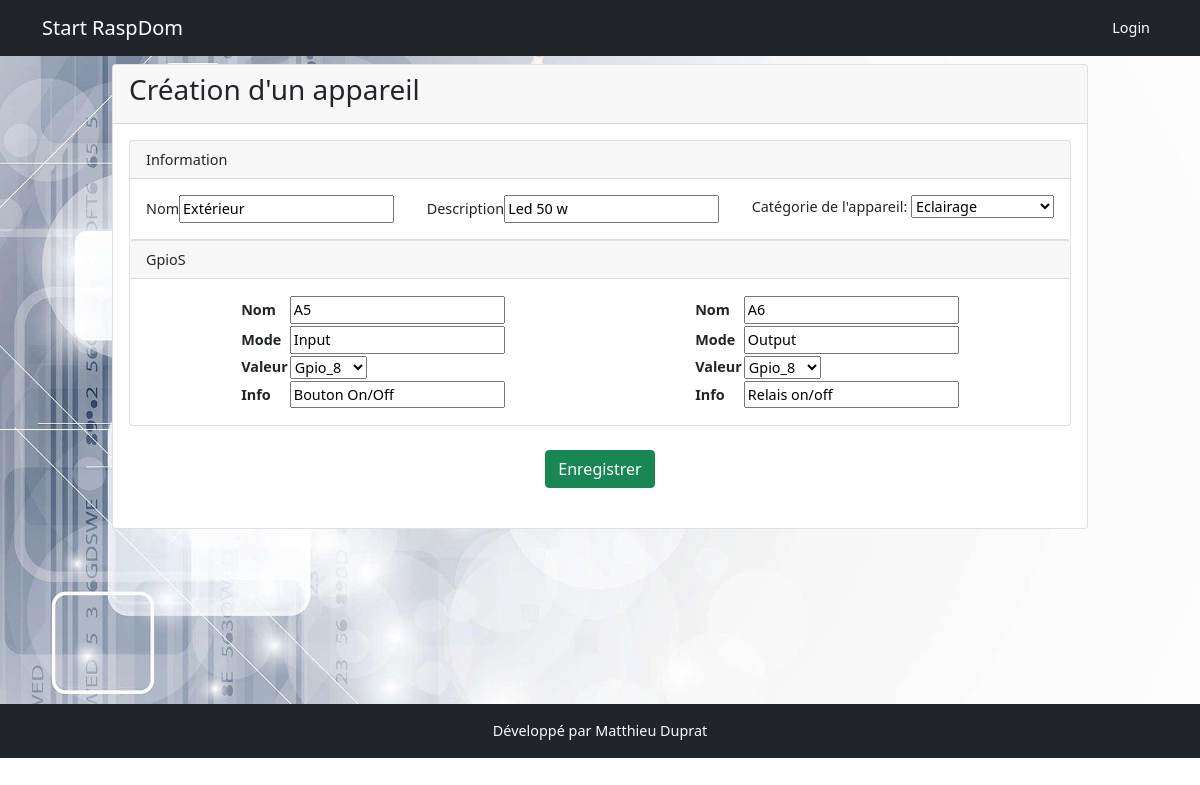
/appareil/4, run on an earlier commit of the app's database.
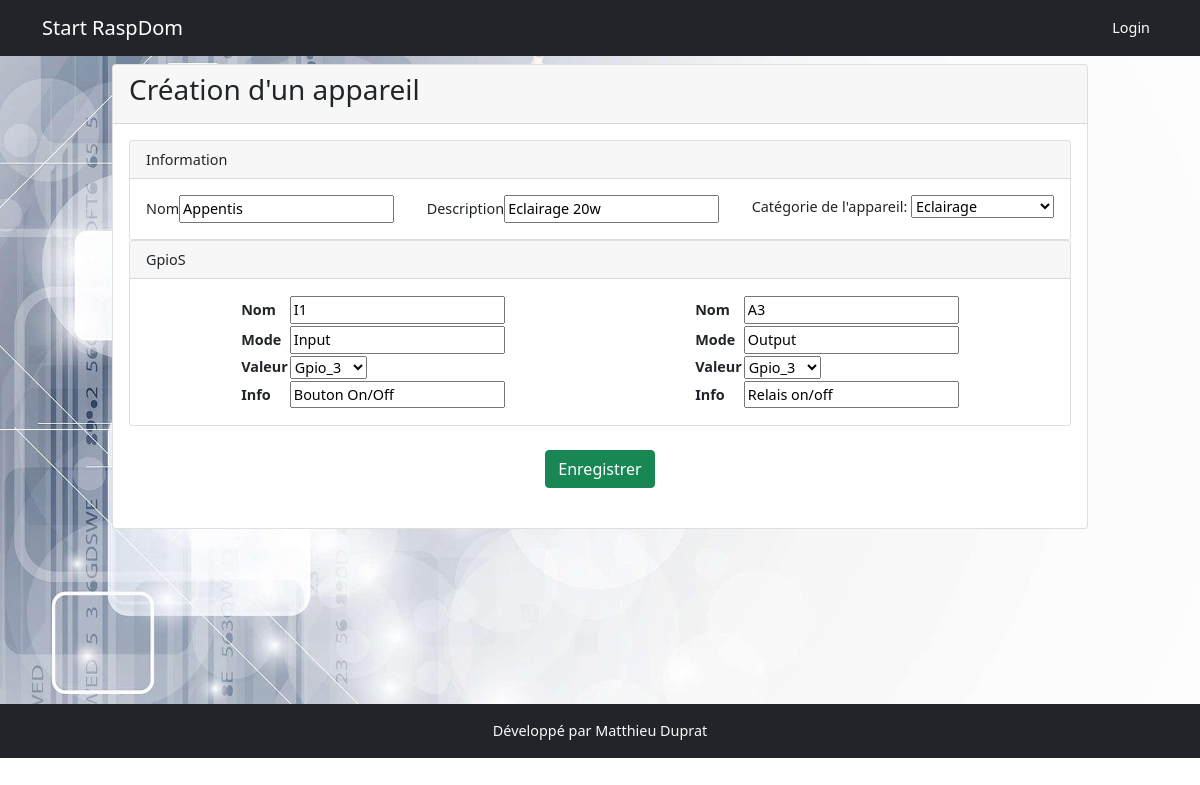
And on a later commit of the database.
### models.py (models this page shows, shortened)
class Appareil(db.Model):
    id = db.Column(db.Integer, primary_key=True)
    nom = db.Column(db.String(200))
    description = db.Column(db.String(200))
    categorieappareil = db.Column(db.String(200), nullable=True)
    sortie = db.Column(db.String(200), nullable=True)
    image = db.Column(db.String(200), nullable=True)
    gpios = db.relationship('Gpio', backref='appareil', lazy=True)
    order_gpio = db.Column(db.String(200))
    nbre_gpio = db.Column(db.Integer)
    programmations = db.relationship('Programmation', backref='appareil_programmation', lazy=True)
    mode_de_marche = db.relationship('ModeDeMarche', uselist=False,  backref='appareil_mode_de_marche', lazy=True)
    auto = db.relationship('Auto', uselist=False, backref='appareil_auto', lazy=True)
    sonde_id = db.Column(db.Integer, db.ForeignKey('sonde.id'))
    sonde = db.relationship('Sonde', uselist=False, backref='appareil_sonde', lazy=True)
    manuel = db.relationship('Manuel', uselist=False, backref='appareil_ordre', lazy=True)
    label = db.Column(db.String(250))

### app.py (the view, shortened to what this page needs)
@app.route('/appareil/<int:appareil_id>', methods=['POST','GET'])
def edit_appareil(appareil_id):
    appareil = Appareil.query.get(appareil_id)
    appareilform = AppareilForm(request.form)
    gpios = Gpio.query.order_by('mode','nom').all()
    instance_appareil = globals()[appareil.categorieappareil](appareil)
    if appareilform.validate_on_submit():
        if instance_appareil.sonde:
            sonde = Sonde.query.get(int((appareilform.sondes.data)[0]['capteur']))
            if sonde is None:
                sonde = Sonde()
                sonde.appareil_id = appareil_id
            data = (appareilform.sondes.data)[0]
            sonde.appareil_id = appareil.id
            sonde.min = data['min']
            sonde.max = data['max']
            sonde.en_service = data['en_service']
            sonde.unite = data['unite']
            db.session.add(sonde)
            db.session.commit()
            appareil.sonde_id = sonde.id
        appareil.nom = appareilform.nom.data
        appareil.categorieappareil = appareilform.categorieappareil.data
        appareil.description = appareilform.description.data
        gpios_delete = Gpio.query.filter_by(appareil_id=appareil_id).all()
        gpios_order = list()
        if appareil.sonde_id:
            gpios_order.append('ds1820_'+str(sonde.id))
        for data in gpios_delete:
            db.session.delete(data)
            db.session.commit()
        for data in appareilform.gpios.data:
            gpioform = GpioForm()
            gpioform.nom.data = data['nom']
            gpioform.mode.data = data['mode']
            gpioform.valeur.data = data['valeur']
            gpioform.info.data = data['info']
            gpio = Gpio()
            gpios_order.append(data['valeur'])
            gpio.appareil_id = appareil_id
            if gpioform.validate_on_submit():
                gpioform.populate_obj(gpio)
                db.session.add(gpio)
        appareil.order_gpio = json.dumps(gpios_order)
        db.session.add(appareil)
        db.session.commit()
        if reload():
            print('reload')
        return redirect(url_for('appareils'))
    else:
        print(appareilform.errors)
    appareilform = AppareilForm(obj=appareil, data=request.form)
    gpio_free = Gpio()
    gpio_free = gpio_free.get_free_gpio()
    return render_template('appareil/appareil.html', appareilform=appareilform, gpios=gpios, appareil=appareil, isSonde=instance_appareil.sonde)

### forms.py
class AppareilForm(FlaskForm):
    choices = list()
    for name, obj in inspect.getmembers(Appareils):
        if inspect.isclass(obj) :
            try:
                if obj.label.__doc__ != None:
                    choices.append((obj.__name__,obj.label.__doc__))
            except:
                print('no label')
    categorieappareil = SelectField(choices=choices)
    nom = StringField()
    description = StringField()
    gpios = FieldList(FormField(GpioForm))
    sondes = FieldList(FormField(SondeForm))

class GpioForm(FlaskForm):
    nom = StringField()
    mode = StringField()
    valeur = SelectField(choices=[], validate_choice=False)
    info = StringField()
    def __init__(self, *args, **kwargs):
        super(GpioForm, self).__init__(*args, **kwargs)
        gpio = Gpio()
        self.valeur.choices = gpio.get_free_gpio()

### templates/appareil/appareil.html (shortened to what this page needs)
{% extends 'base.html'%}
{% block content %}
<div class="row">
    <div class="col-md-10 mx-auto ">
        <div class="card">
            <div class="card-header"><h3>Création d'un appareil</h3></div>
            <div class="card-body">
                <form action="" method="post">
                    <div class="row">
                        <div class="col-12">
                                <div class="card">
                                    <div class="card-header">Information</div>
                                    <div class="card-body d-flex justify-content-between">
                                        <div>{{appareilform.nom.label}}{{appareilform.nom}}</div>
                                            <div>{{appareilform.description.label}}{{appareilform.description}}</div>
                                        <div>Catégorie de l'appareil: {{appareilform.categorieappareil}}</div>
                                    </div>
                    </div>
                        </div>
                    </div>
                    {% if appareilform.gpios %}
                    <div class="row">
                        <div class="col-12">
                                <div class="card">
                                    <div class="card-header">GpioS</div>
                                    <div class="d-flex justify-content-around card-body">
                                        {% for data in appareilform.gpios %}
                                            <div class="">{{data}}</div>
                                        {% endfor %}
                                    </div>
                                </div>
                        </div>
                    </div>
 {% endif %}
                        <div class="text-center mx-auto my-4">
                            <input class="btn btn-success" type="submit" value="Enregistrer">
                        </div>
                </form>
            </div>
    </div>
        </div>
</div>
{% endblock %}

What changed in the data, as far as the page shows it:
changed Appareil "Eclairage": nom "Extérieur" → "Appentis"; description "Led 50 w" → "Eclairage 20w"
Also different on the page:
form field data: "A5" → "I1"
form field data: "Gpio_8" → "Gpio_3"
form field data: "A6" → "A3"
